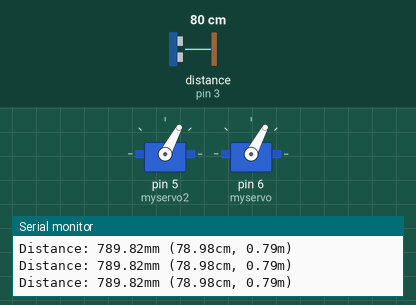
Recording of a sketch running on a simulated Arduino Uno, built with avr-gcc and run on an emulated ATmega328P. Shown: 2 × servo, the last lines printed to the serial monitor. Wiring (inferred from the names in the program): ultrasonic range finder: trigger pin 2; echo pin 3. The test bench sets the inputs (shaded band); at power-on: distance to the obstacle (sensor on pin 3) 80 cm. The echo pulse lasts 58.3 µs per cm.

Above: at 1.2 s.
1.3 s: distance to the obstacle (sensor on pin 3) set to 2 cm
At 2.4 s:
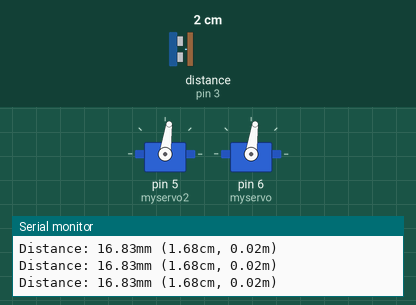
2.8 s: distance to the obstacle (sensor on pin 3) set to 35 cm
At 3.4 s:
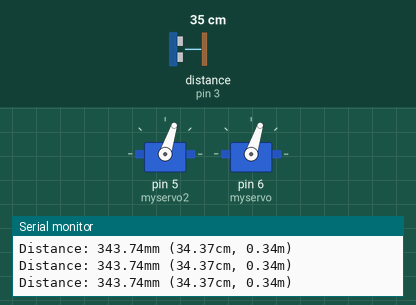
5.8 s: distance to the obstacle (sensor on pin 3) set to 18 cm
At 6.9 s:
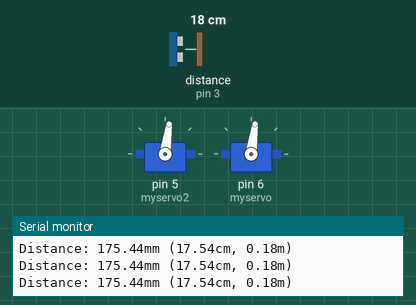
7.3 s: distance to the obstacle (sensor on pin 3) set to 60 cm
At 8.1 s:
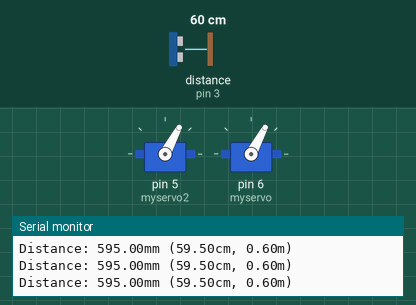
Timing chart, 0 to 10.3 s (numbered marks = the images above; inputs shaded):
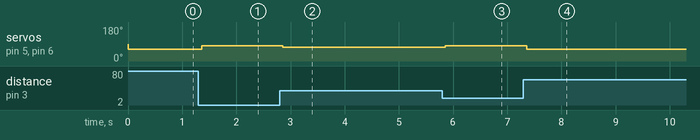

Measured:
- after the input at 1.3 s, servo on pin 5 (myservo2), servo on pin 6 (myservo): 62° → 82° after 0.06 s
- after the input at 2.8 s, servo on pin 5 (myservo2), servo on pin 6 (myservo): 82° → 72° after 0.05 s
- after the input at 5.8 s, servo on pin 5 (myservo2), servo on pin 6 (myservo): 72° → 82° after 0.06 s
- after the input at 7.3 s, servo on pin 5 (myservo2), servo on pin 6 (myservo): 82° → 62° after 0.06 s

The sketch:

commanderobot.ino
```cpp
#include <Servo.h>
#include <SharpIR.h>
/*
Microcontroller pulses, independent linear control: An R/C servo signal is connected to terminals S1 and S2. A 1000us – 2000us pulse controls speed and direction. 1500us is stop.
*/
/*VARIABLES GENERALES*/
Servo myservo;  // create servo object to control a servo
Servo myservo2;  // create servo object to control a servo
bool Start =true;

/*VARIABLES CAPTEUR ULTRASON*/
/* Constantes pour les broches */
const byte TRIGGER_PIN = 2; // Broche TRIGGER
const byte ECHO_PIN = 3;    // Broche ECHO

/* Constantes pour le timeout */
const unsigned long MEASURE_TIMEOUT = 25000UL; // 25ms = ~8m à 340m/s

/* Vitesse du son dans l'air en mm/us */
const float SOUND_SPEED = 340.0 / 1000;

void setup() {
  // put your setup code here, to run once:
  // initialize serial communication:
  Serial.begin(9600);

  myservo2.attach(5);
  myservo.attach(6);  // attaches the servo on pin 9 to the servo object

  pinMode(TRIGGER_PIN, OUTPUT);
  digitalWrite(TRIGGER_PIN, LOW); // La broche TRIGGER doit être à LOW au repos
  pinMode(ECHO_PIN, INPUT);
}

void loop(){


    /* 1. Lance une mesure de distance en envoyant une impulsion HIGH de 10µs sur la broche TRIGGER */
  digitalWrite(TRIGGER_PIN, HIGH);
  delayMicroseconds(10);
  digitalWrite(TRIGGER_PIN, LOW);

  /* 2. Mesure le temps entre l'envoi de l'impulsion ultrasonique et son écho (si il existe) */
  long measure = pulseIn(ECHO_PIN, HIGH, MEASURE_TIMEOUT);

  /* 3. Calcul la distance à partir du temps mesuré */
  float distance_mm = measure / 2.0 * SOUND_SPEED;

  /* Affiche les résultats en mm, cm et m */
  Serial.print(F("Distance: "));
  Serial.print(distance_mm);
  Serial.print(F("mm ("));
  Serial.print(distance_mm / 10.0, 2);
  Serial.print(F("cm, "));
  Serial.print(distance_mm / 1000.0, 2);
  Serial.println(F("m)"));


     if(distance_mm < 200.0){
      arret();
     }
     else if(distance_mm < 400.0){
      avancerlent();
     }
     else{
      avancermoyen();
     }
}

void avancervite(){
  myservo.write(52);
  myservo2.write(52);
}

void avancermoyen(){
  myservo.write(62);
  myservo2.write(62);
}

void avancerlent(){
  myservo.write(72);
  myservo2.write(72);
}

void arret(){
  myservo.write(82);
  myservo2.write(82);
}

void reculerlent(){
  myservo.write(92);
  myservo2.write(92);
}

void reculermoyen(){
  myservo.write(102);
  myservo2.write(102);
}
void reculervite(){
  myservo.write(112);
  myservo2.write(112);
}
```
